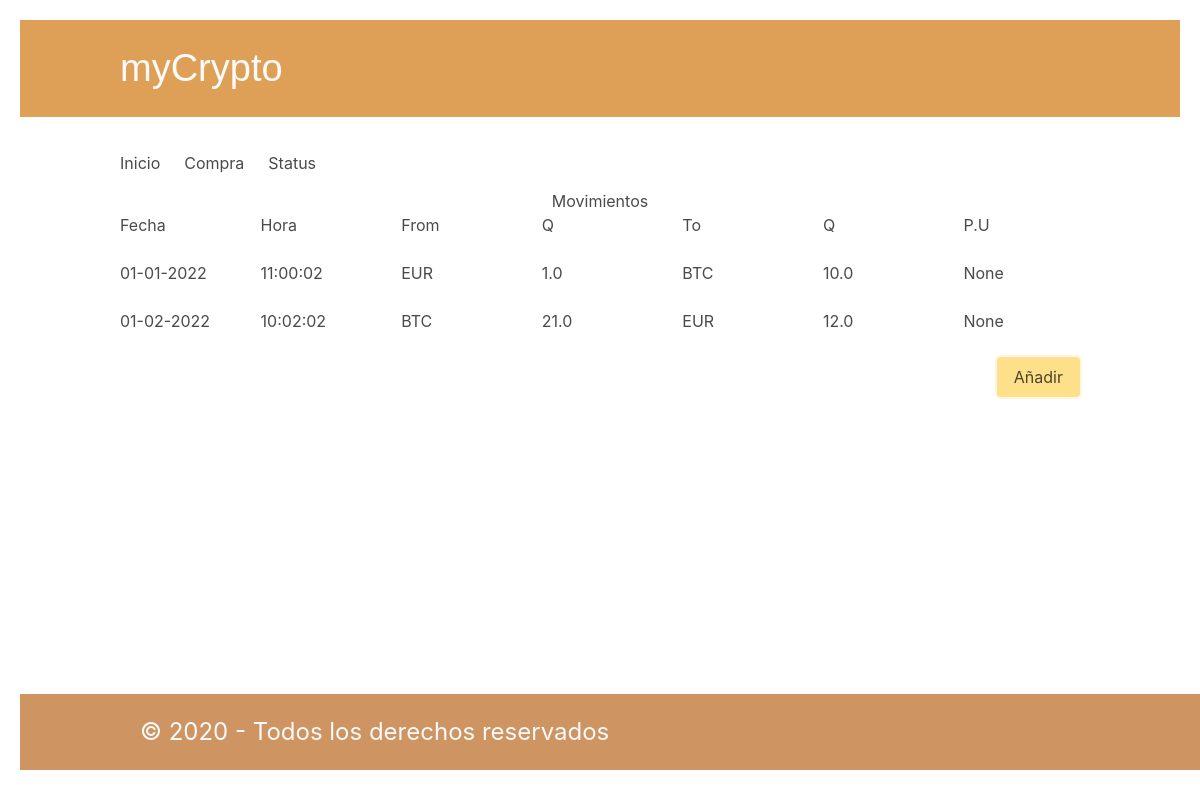
Before: / with the older database file.
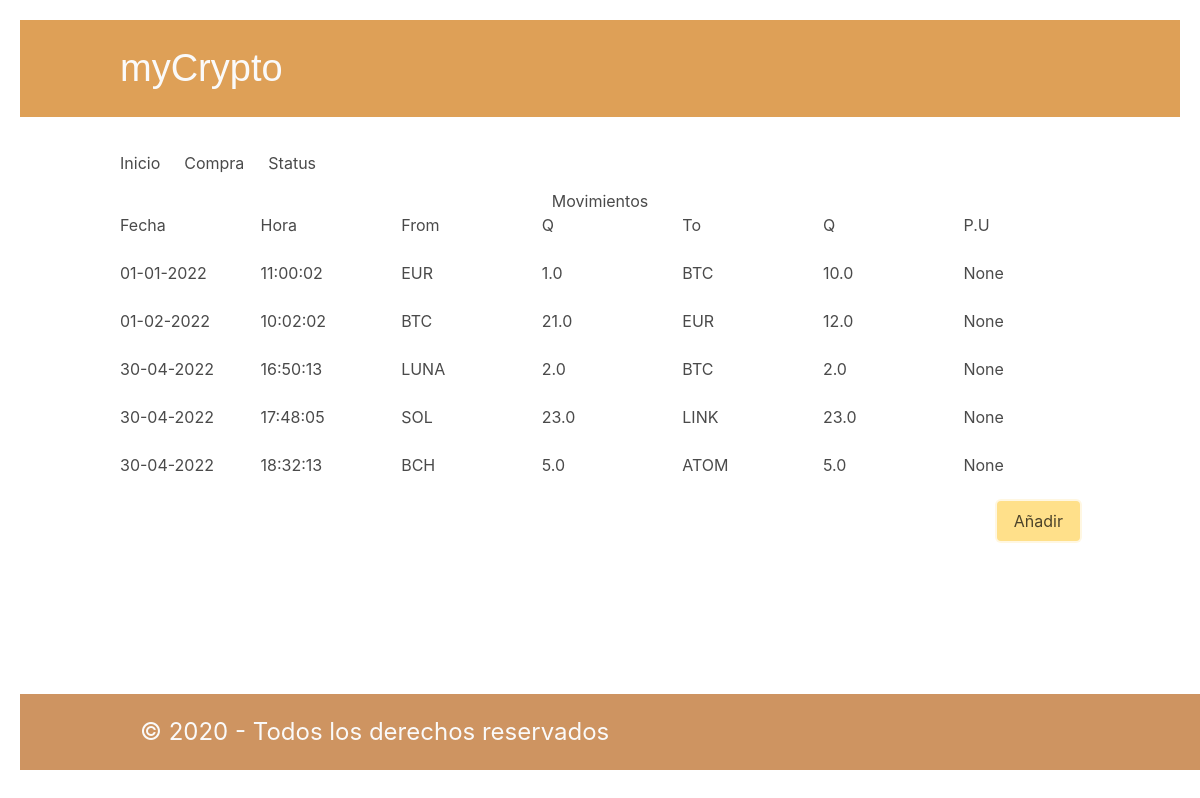
After: the same page with the newer database file.
### tables this page shows
CREATE TABLE "moviments" (
	"id"	INTEGER,
	"fecha"	TEXT NOT NULL,
	"hora"	TEXT NOT NULL,
	"Moneda_from"	TEXT NOT NULL,
	"Cantidad_from"	REAL NOT NULL,
	"Moneda_to"	TEXT NOT NULL,
	"Cantidad_to"	REAL,
	"Precio"	REAL,
	PRIMARY KEY("id" AUTOINCREMENT)
);

### balance/routes.py (the view)
@app.route('/')
def inicio():
    data_manager = ProcesaDades()
    try:
        dades = data_manager.recupera_dades_moviments()
        return render_template('principal.html', moviments=dades)
    except sqlite3.Error as e:
        flash('Existe un error en la base de datos. Intentalo de nuevo más tarde')
        return render_template('principal.html', moviments=[])

### criptos/models.py (called while the page is built)
    def recupera_dades_moviments(self):
            con = sqlite3.connect('data/movimientos.db')
            cur = con.cursor()
            cur.execute("""
                            SELECT fecha,hora,moneda_from,cantidad_from,moneda_to,cantidad_to,precio
                            FROM moviments
                            ORDER BY fecha;
                        """
            )
            return cur.fetchall()

### balance/templates/principal.html (shortened to what this page needs)
{% extends "base.html" %}
{% block container %}
    <div class="titol">
        <h1>Movimientos</h1>
    </div>
            <table class="taula_moviments">
                <tr class="tabla_mv_cabecera">
                    <div class="columns">
                        <div class="column">
                            Fecha
                        </div>
                        <div class="column">
                            Hora
                        </div>
                        <div class="column">
                            From
                        </div>
                        <div class="column">
                            Q
                        </div>
                        <div class="column">
                            To
                        </div>
                        <div class="column">
                            Q
                        </div>
                        <div class="column">
                            P.U
                        </div>
                    </div>
                </tr>
                {% for movimento in moviments %}
                <tr class="tabla_mv_cabecera">
                    <div class="columns">
                        <div class="column">
                            {{ movimento[0] }}
                        </div>
                        <div class="column">
                            {{ movimento[1] }}
                        </div>
                        <div class="column">
                            {{ movimento[2] }}
                        </div>
                        <div class="column">
                            {{ movimento[3] }}
                        </div>
                        <div class="column">
                            {{ movimento[4] }}
                        </div>
                        <div class="column">
                            {{ movimento[5] }}
                        </div>
                        <div class="column">
                            {{ movimento[6] }}
                        </div>
                    </div>
                </tr>
                {% endfor %}
            </table>
            <p class="accions">
                <a href='/purchase' class="button is-warning is-focused">Añadir</a>
            </p>
{% endblock%}

### balance/templates/base.html (shortened to what this page needs)
<html lang="en">
    <head>
        {% block head %}
        <link rel="stylesheet" href="static/css/styles.css">
        <link rel="stylesheet" href="static/css/bulma.css">
        {% endblock %}
    </head>
    <body>
        <header>
            <div class="container">
                myCrypto
            </div>
        </header>
        <section class="container">
            <nav class="navbar" role="navigation" aria-label="main navigation">
                <div id="navbarBasicExample" class="navbar-menu">
                  <div class="navbar-start">
                    <a href="/principal" class="navbar-item">Inicio</a>
                    <a href="/purchase" class="navbar-item">Compra</a>
                    <a href="/status" class="navbar-item">Status</a>
                    </div>
                </div>
            </nav>
            {% block container%}
            {% endblock %}
        </section>
    </body>
    <footer>
        <div class="container">
            {% block footer %}
            &copy; 2020 - Todos los derechos reservados
            {% endblock %}
        </div>
    </footer>
</html>

### balance/static/css/styles.css (style rules this page uses)
:root { --color-primario: #dea057; --color-secundario: #CE9461; --negro: #2c363f; --blanco: #fafafa; --separacion_defecto: 20px; }
header { font-family:'Gill Sans', 'Gill Sans MT', Calibri, 'Trebuchet MS', sans-serif; padding: var(--separacion_defecto); font-size: 38px; background-color: var(--color-primario); color: var(--blanco); margin: var(--separacion_defecto); }
div.titol { text-align: center; font-weight: bold; }
footer { padding: var(--separacion_defecto); font-size: 24px; background-color: var(--color-secundario); color: var(--blanco); margin: var(--separacion_defecto); }
footer { width: 100%; position: absolute; bottom: 10px; }
.accions { text-align: right; }

Changed rows visible on the page:
added moviments: fecha "30-04-2022", hora "16:50:13", Moneda_from "LUNA", Cantidad_from "2.0", Moneda_to "BTC", Cantidad_to "2.0", movimento "None"
added moviments: fecha "30-04-2022", hora "17:48:05", Moneda_from "SOL", Cantidad_from "23.0", Moneda_to "LINK", Cantidad_to "23.0", movimento "None"
added moviments: fecha "30-04-2022", hora "18:32:13", Moneda_from "BCH", Cantidad_from "5.0", Moneda_to "ATOM", Cantidad_to "5.0", movimento "None"
